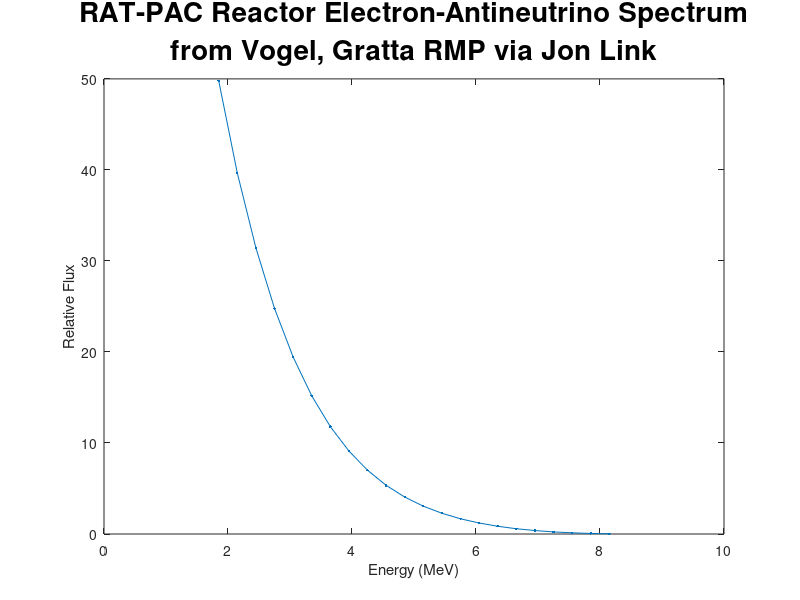

Here is the MATLAB script that generated this plot:
% ibd_spectrum -- plot the IBD spectrum used by RAT-PAC's default IBD generator (as of 10/22/2015)
% Mark J. Duvall ~ mjduvall@hawaii.edu ~ October 2015 ~ %

% Neutrino spectrum
% from Vogel, Gratta RMP via Jon Link
spec_e = [ 1.85,  2.15,  2.45,  2.75,  3.05,  3.35,  3.65,  3.95, 4.25,  4.55,  4.85,  5.15,  5.45,  5.75,  6.05,  6.35, 6.65,  6.95,  7.25,  7.55,  7.85,  8.15]; % (MeV)
spec_flux = [49.80, 39.66, 31.43, 24.79, 19.45, 15.19, 11.80,  9.12, 7.01,  5.35,  4.06,  3.06,  2.28,  1.67,  1.21,  0.85, 0.58,  0.38,  0.23,  0.13,  0.06,  0.03]; % flux, units not specified (possibly relative flux in arbitrary units)


f_ibd = figure;
if exist('pos'); set(f_ibd, 'position', pos); end%if
ax_ibd = axes;

p_ibd = plot( spec_e, spec_flux, 'marker', '.' );
xlabel 'Energy (MeV)'
ylabel 'Relative Flux'
TS_ibd = {'RAT-PAC Reactor Electron-Antineutrino Spectrum'; 'from Vogel, Gratta RMP via Jon Link'};
T_ibd = title(TS_ibd, 'fontsize', 20);


